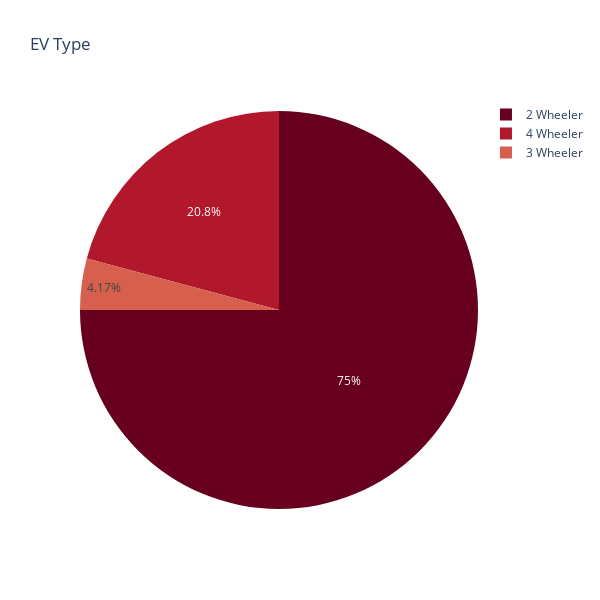

The notebook cell this image was saved under:
### Code cell
fig = px.pie(names=EV_Type, values=EV_Type_count, title='EV Type', color_discrete_sequence=px.colors.sequential.RdBu,width=600, height=600)
fig.show()

### Figure 1 — Plotly figure (JSON) as saved in the notebook; plotly's stock layout.template omitted (floating-point values rounded to 4 significant figures)
{"data": [{"domain": {"x": [0, 1], "y": [0, 1]}, "hovertemplate": "label=%{label}<br>value=%{value}<extra></extra>", "labels": ["2 Wheeler", "4 Wheeler", "3 Wheeler"], "legendgroup": "", "name": "", "showlegend": true, "type": "pie", "values": [36, 10, 2]}], "layout": {"height": 600, "legend": {"tracegroupgap": 0}, "piecolorway": ["rgb(103,0,31)", "rgb(178,24,43)", "rgb(214,96,77)", "rgb(244,165,130)", "rgb(253,219,199)", "rgb(247,247,247)", "rgb(209,229,240)", "rgb(146,197,222)", "rgb(67,147,195)", "rgb(33,102,172)", "rgb(5,48,97)"], "title": {"text": "EV Type"}, "width": 600}}
